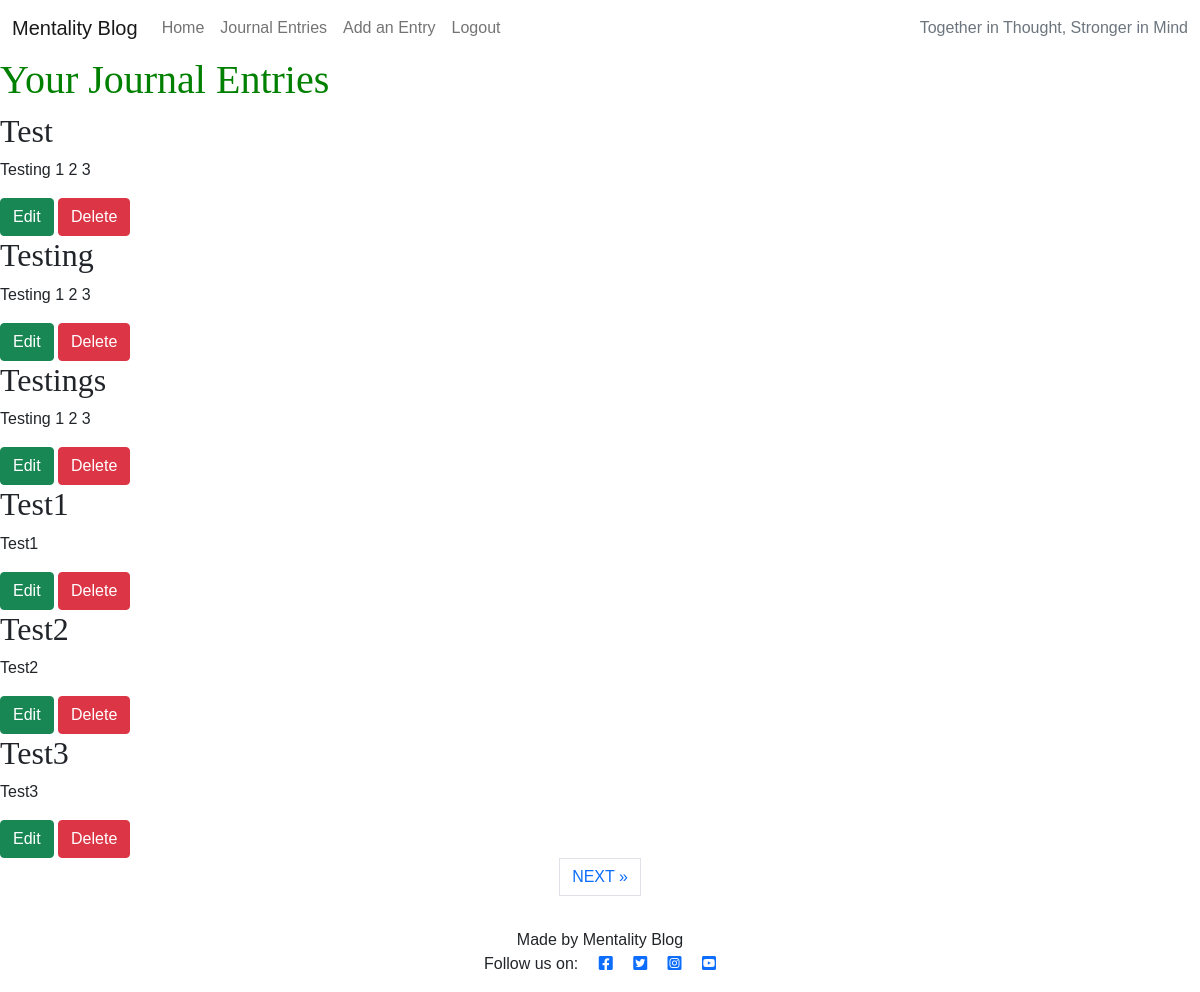
/journalentries/ (signed in), run on an earlier commit of the app's database.
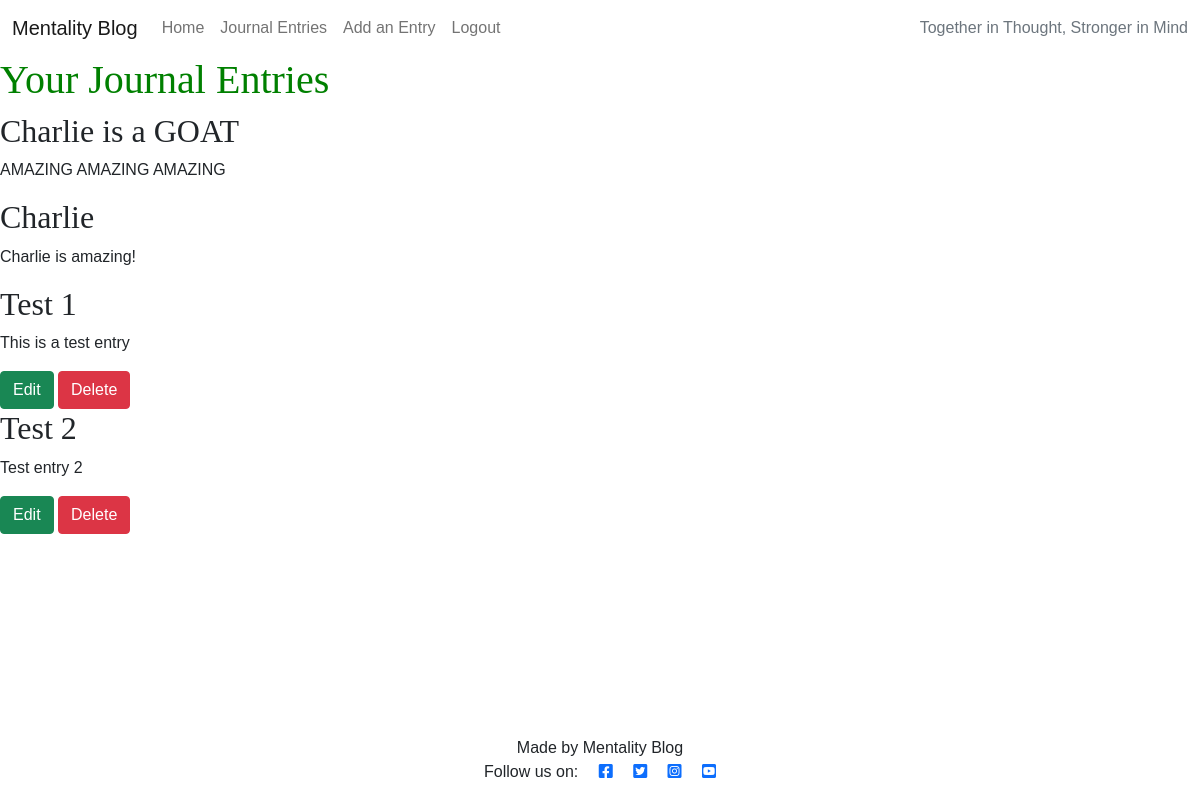
And on a later commit of the database.
### blog/models.py (models this page shows, shortened)
class JournalEntry(models.Model):
    title = models.CharField(max_length=200, blank=False, null=False)
    slug = models.SlugField(max_length=200, unique=True)
    user = models.ForeignKey(User, on_delete=models.CASCADE)
    published_on = models.DateTimeField(auto_now_add=True)
    entry_text = models.TextField(blank=False, null=False)
    mood = models.IntegerField(choices=MOOD_TYPES, default=2)
    resource = models.ForeignKey(Resource, on_delete=models.CASCADE, null=True)
    resourcetitle = models.CharField(max_length=200, blank=True, null=True)
    resourceurl = models.URLField(max_length=300, blank=True, null=True)

### blog/views.py (the view, shortened to what this page needs)
# urls.py: path('journalentries/', views.JournalEntryView.as_view(), name='journalentries'),
class JournalEntryView(LoginRequiredMixin, generic.ListView):
    model = JournalEntry
    template_name = "journal_entries.html"
    paginate_by = 6

### blog/templates/journal_entries.html (shortened to what this page needs)
{% extends "base.html" %}
{% load static %}
{% block content %}
  <h1>Your Journal Entries</h1>
  {% for entry in journalentry_list %}
    <article>
      <h2>{{ entry.title }}</h2>
      <p>{{ entry.entry_text | truncatechars:100 }}</p>
      {% if user.is_authenticated and entry.user == user %}
        <a href="{% url 'editjournalentry' journalentry_id=entry.id %}" class="btn btn-edit btn-success">Edit</a>
        <a href="{% url 'deletejournalentry' journalentry_id=entry.id %}" class="btn btn-danger">Delete</a>
      {% endif %}
    </article>
  {% empty %}
    <p>You have no journal entries yet.</p>
  {% endfor %}
  {% if is_paginated %}
  <div class="row">
    <nav aria-label="Page navigation">
      <ul class="pagination justify-content-center">
        {% if page_obj.has_next %}
        <li><a href="?page={{ page_obj.next_page_number }}" class="page-link"> NEXT &raquo;</a></li>
        {% endif %}
      </ul>
    </nav>
  </div>
  {% endif %}
{% endblock %}

### blog/templates/base.html (shortened to what this page needs)
{% url 'home' as home_url %}
{% load static %}
{% url 'account_login' as login_url %}
{% url 'account_signup' as signup_url %}
{% url 'account_logout' as logout_url %}
<!DOCTYPE html>
<html class="h-100" lang="en">
<head>
    <link rel="stylesheet" href="https://cdnjs.cloudflare.com/ajax/libs/font-awesome/5.15.3/css/all.min.css">
    <link href="https://cdn.jsdelivr.net/npm/bootstrap@5.0.1/dist/css/bootstrap.min.css" rel="stylesheet"
>
    <link rel="stylesheet" href="/static/assets/css/style.css">
</head>
<body class="d-flex flex-column h-100 main-bg">
    <nav class="navbar navbar-expand-lg navbar-light bg-white">
        <div class="container-fluid">
            <a class="navbar-brand" href="{% url 'index' %}">Mentality Blog</span></a>
            <div class="collapse navbar-collapse" id="navbarText">
                <ul class="navbar-nav me-auto mb-2 mb-lg-0">
                    <li class="nav-item">
                        <a class="nav-link {% if request.path == home_url %}active{% endif %}" aria-current="page"
                            href="{% url 'index' %}">Home</a>
                    </li>
                    <li class="nav-item">
                        <a class="nav-link {% if request.path == journalentries_url %}active{% endif %}" aria-current="page"
                            href="{% url 'journalentries' %}">Journal Entries</a>
                    </li>
                    {% if user.is_authenticated %}
                    <li class="nav-item">
                        <a class="nav-link {% if request.path == addjournalentry_url %}active{% endif %}" aria-current="page"
                            href="{% url 'addjournalentry' %}">Add an Entry</a>
                    </li>
                    <li class="nav-item">
                        <a class="nav-link {% if request.path == logout_url %}active{% endif %}" aria-current="page"
                            href="{% url 'account_logout' %}">Logout</a>
                    </li>
                    {% endif %}
                </ul>
                <span class="navbar-text text-muted">
                    Together in Thought, Stronger in Mind
                </span>
            </div>
        </div>
    </nav>
    <main class="flex-shrink-0 main-bg">
        {% block content %}{% endblock content %}
    </main>
    <footer class="footer mt-auto py-3 dark-bg">
        <p class="m-0 text-center text-black">Made by Mentality Blog</p>
        <p class="m-0 text-center text-black">Follow us on:
            <a href="https://www.facebook.com" target="_blank"><i class="fab fa-facebook-square ms-3"></i></a>
            <a href="https://www.twitter.com" target="_blank"><i class="fab fa-twitter-square ms-3"></i></a>
            <a href="https://www.instagram.com" target="_blank"><i class="fab fa-instagram-square ms-3"></i></a>
            <a href="https://www.youtube.com" target="_blank"><i class="fab fa-youtube-square ms-3"></i></a>
        </p>
    </footer>
</body>
</html>

### static/assets/css/style.css (style rules this page uses)
body { font-family: Arial, sans-serif; }
h1 { color: green; }
h1, h2, h3, h4, h5, h6 { font-family: "Playfair Display", Georgia, "Times New Roman", serif; }

What changed in the data, as far as the page shows it:
removed JournalEntry: title "Test", entry_text "Testing 1 2 3", shows "Edit"
removed JournalEntry: title "Testing", entry_text "Testing 1 2 3", shows "Edit"
removed JournalEntry: title "Testings", entry_text "Testing 1 2 3", shows "Edit"
removed JournalEntry: title "Test1", entry_text "Test1", shows "Edit"
removed JournalEntry: title "Test2", entry_text "Test2", shows "Edit"
removed JournalEntry: title "Test3", entry_text "Test3", shows "Edit"
added JournalEntry: title "Charlie is a GOAT", entry_text "AMAZING AMAZING AMAZING"
added JournalEntry: title "Charlie", entry_text "Charlie is amazing!"
added JournalEntry: title "Test 1", entry_text "This is a test entry", shows "Edit"
added JournalEntry: title "Test 2", entry_text "Test entry 2", shows "Edit"
Also different on the page:
text no longer shown: "NEXT »"
